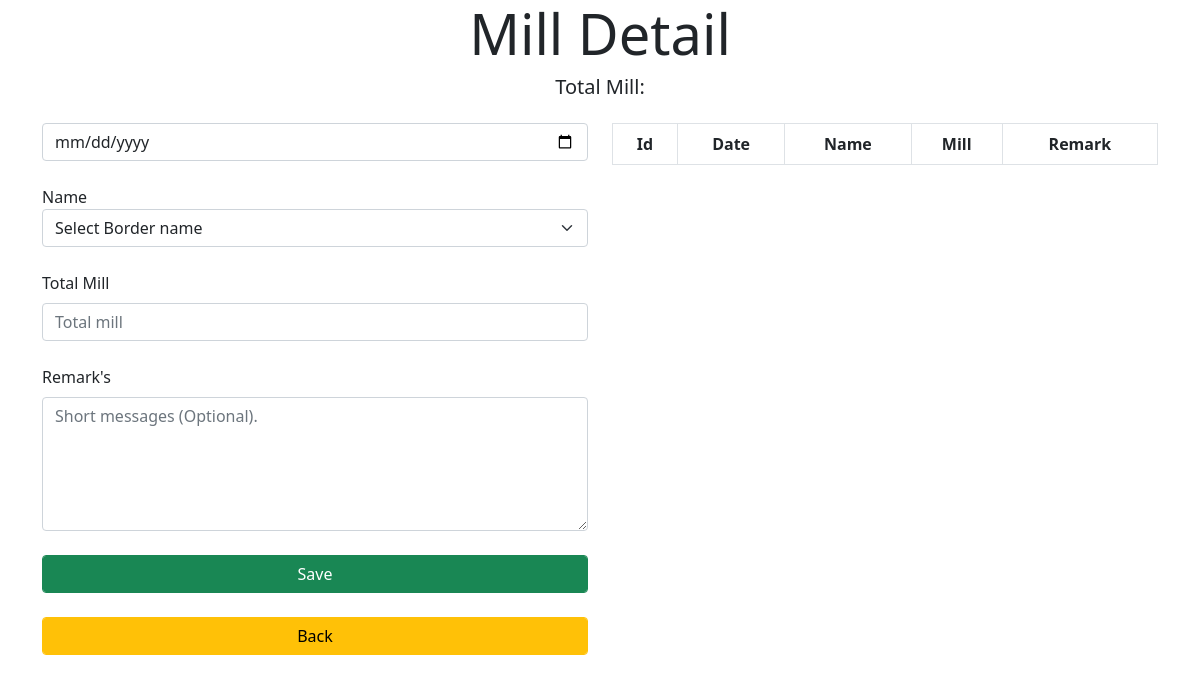
The page /dmtdb/milDetail.php on the database as committed earlier.
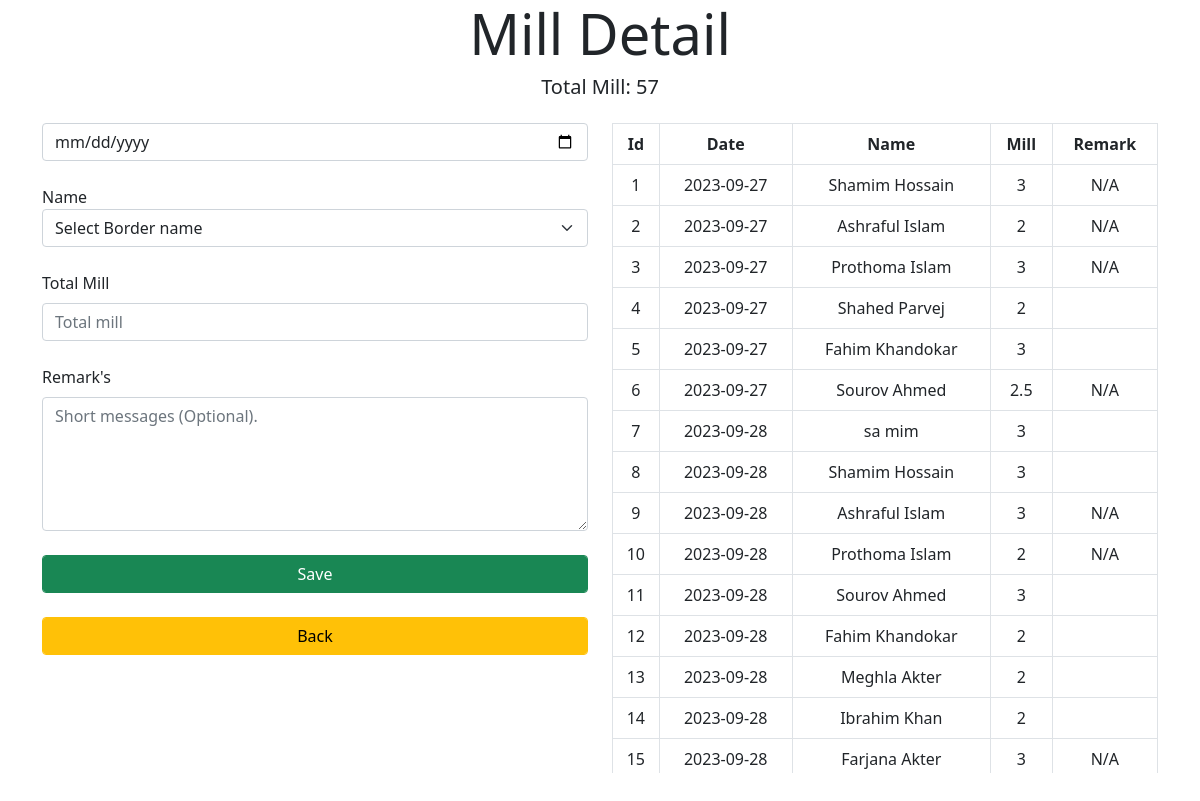
The same page on the database as committed later.
### tables this page shows
CREATE TABLE `tb_milldetail` (
  `Id` int(11) NOT NULL,
  `Date` date NOT NULL,
  `Name` varchar(250) NOT NULL,
  `Mill` float NOT NULL,
  `Remark` varchar(250) NOT NULL
);

### dmtdb/milDetail.php (the view, shortened to what this page needs)
<?php include 'dmtdb.php' ?>
<!DOCTYPE html>
<html lang="en">
<head>
    <link href="https://cdn.jsdelivr.net/npm/bootstrap@5.0.2/dist/css/bootstrap.min.css" rel="stylesheet">
</head>
<body>
<section>
    <div class="container">
        <div class="row text-center">
            <div class="col mT-4">
                <h3 class="display-4">Mill Detail</h3>
            </div>
        </div>
        <h5>
            <div class="text-center">
                <?php
                    $totalMill = "SELECT sum(Mill) FROM `tb_milldetail`";
                    $sumResult = $conn->query($totalMill);
                    while($row = mysqli_fetch_array($sumResult))
                    {
                        echo"Total Mill: ".$row['sum(Mill)'];
                    }
                ?>
            </div>
        </h5>
    </div>
</section>
<section>
    <div class="container my-4">
        <div class="row">
            <div class="col-md-6">
                <form action="milDetailBack.php" method="POST">
                <div class="form-group">
                    <input type="date" required name="dtpDate" class="form-control">
                </div><br>
                <div class="form-group">
                    <label for="name" class="from-label">Name</label><br>
                    <select name="cbxName" required id="name" class="form-select">
                        <option selected disabled>Select Border name</option>
                    </select>
                </div><br>
                <div class="form-group">
                    <label for="mil"  class="form-label">Total Mill</label>
                    <input type="float" name="txtMil" required class="form-control" placeholder="Total mill" >
                </div><br>
                <div class="form-group">
                <label for="remark" class="form-label">Remark's</label>
                <textarea name="txtRemark" id="remark" cols="30" rows="5" placeholder="Short messages (Optional)." class="form-control"></textarea>
                </div>
                <div class="form-group">
                    <input type="submit" class="btn btn-success form-control mt-4" value="Save">
                    <a href="index.php"><input class="btn btn-warning form-control mt-4" name="btnSave" value="Back"></a>
                </div>
                </form>
            </div>
            <div class="col-md-6 overflow-auto text-center " style="max-width: 100%; max-height: 650px;">
                <table class="table table-bordered text-center">
                    <thead>
                        <th>Id</th>
                        <th>Date</th>
                        <th>Name</th>
                        <th>Mill</th>
                        <th>Remark</th>
                    </thead>
                    <tbody>
                        <?php
                        $sqlShow = "SELECT * FROM `tb_milldetail`";
                        $sqlResult = $conn->query($sqlShow);
                        while($row = $sqlResult->fetch_assoc())
                        {
                            echo"
                            <tr>
                                <td>".$row["Id"]."</td>
                                <td>".$row["Date"]."</td>
                                <td>".$row["Name"]."</td>
                                <td>".$row["Mill"]."</td>
                                <td>".$row["Remark"]."</td>
                            </tr>
                            ";
                        }
                        ?>
                    </tbody>
                </table>
            </div>
        </div>
    </div>
</section>
</body>
</html>

Rows that differ between the two databases and show on the page:
added tb_milldetail: Id "1", Date "2023-09-27", Name "Shamim Hossain", Mill "3", Remark "N/A"
added tb_milldetail: Id "2", Date "2023-09-27", Name "Ashraful Islam", Mill "2", Remark "N/A"
added tb_milldetail: Id "3", Date "2023-09-27", Name "Prothoma Islam", Mill "3", Remark "N/A"
added tb_milldetail: Id "4", Date "2023-09-27", Name "Shahed Parvej", Mill "2"
added tb_milldetail: Id "5", Date "2023-09-27", Name "Fahim Khandokar", Mill "3"
added tb_milldetail: Id "6", Date "2023-09-27", Name "Sourov Ahmed", Mill "2.5", Remark "N/A"
added tb_milldetail: Id "7", Date "2023-09-28", Name "sa mim", Mill "3"
added tb_milldetail: Id "8", Date "2023-09-28", Name "Shamim Hossain", Mill "3"
added tb_milldetail: Id "9", Date "2023-09-28", Name "Ashraful Islam", Mill "3", Remark "N/A"
added tb_milldetail: Id "10", Date "2023-09-28", Name "Prothoma Islam", Mill "2", Remark "N/A"
added tb_milldetail: Id "11", Date "2023-09-28", Name "Sourov Ahmed", Mill "3"
added tb_milldetail: Id "12", Date "2023-09-28", Name "Fahim Khandokar", Mill "2"
added tb_milldetail: Id "13", Date "2023-09-28", Name "Meghla Akter", Mill "2"
added tb_milldetail: Id "14", Date "2023-09-28", Name "Ibrahim Khan", Mill "2"
added tb_milldetail: Id "15", Date "2023-09-28", Name "Farjana Akter", Mill "3", Remark "N/A"
Other text that changed with them:
new list line: "Total Mill: 57"
list line gone: "Total Mill:"
